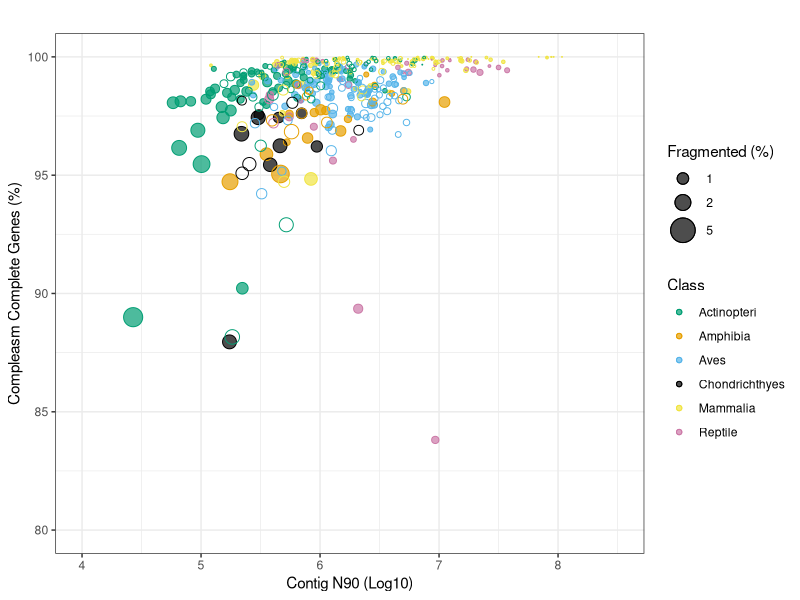
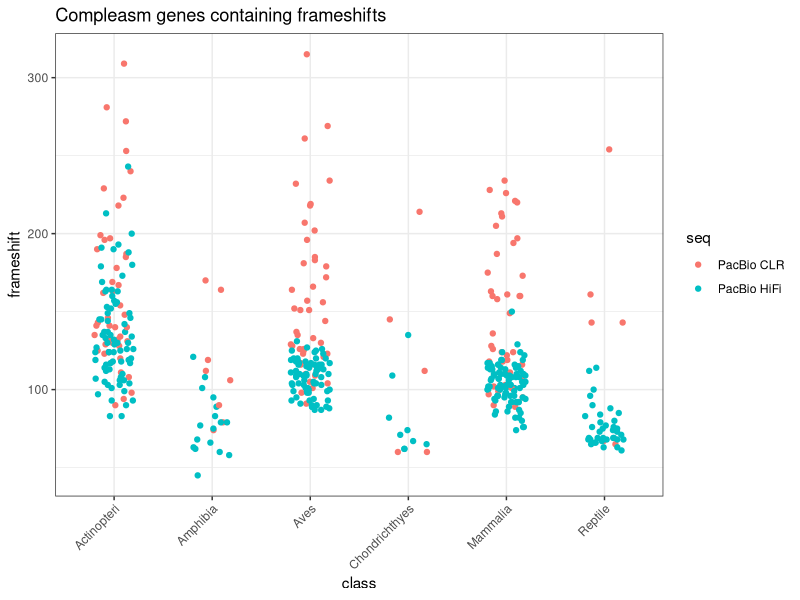
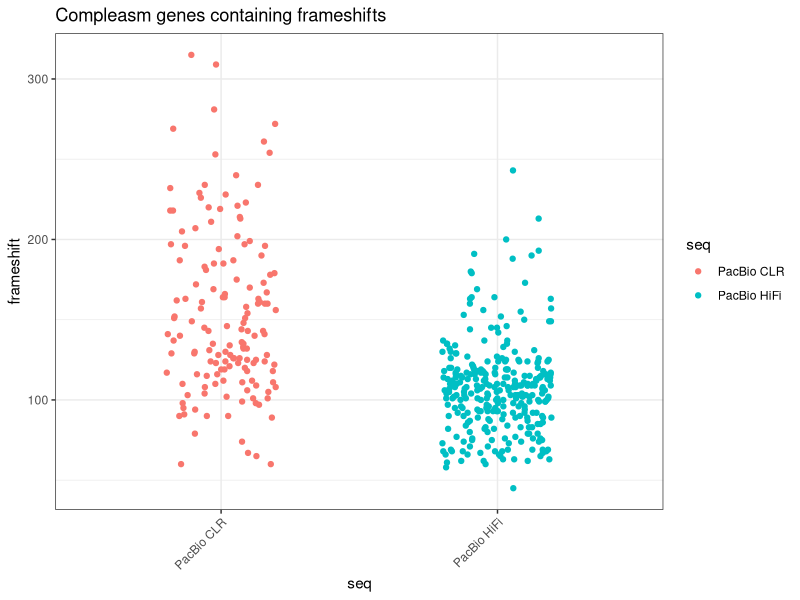
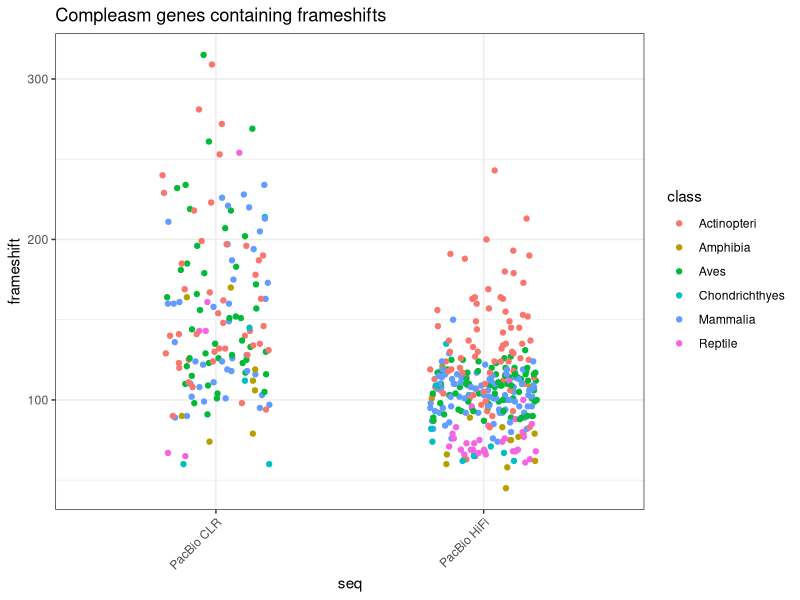
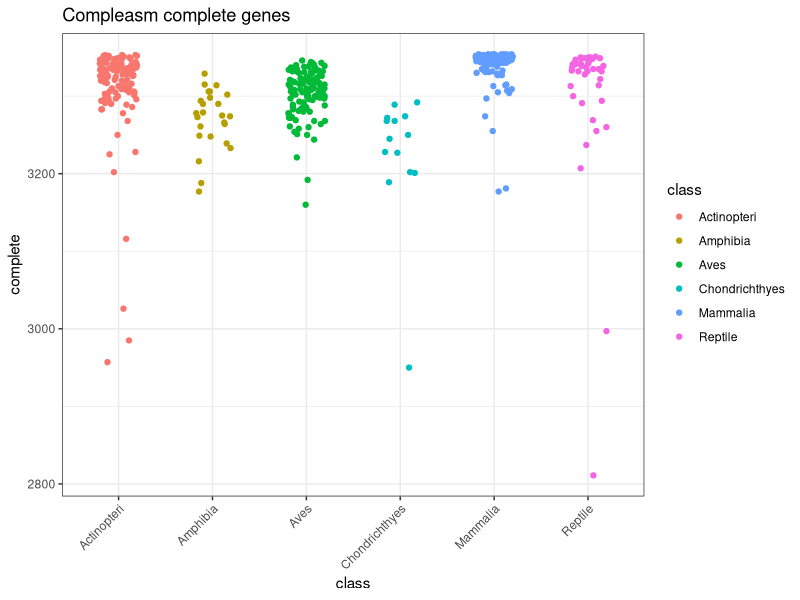
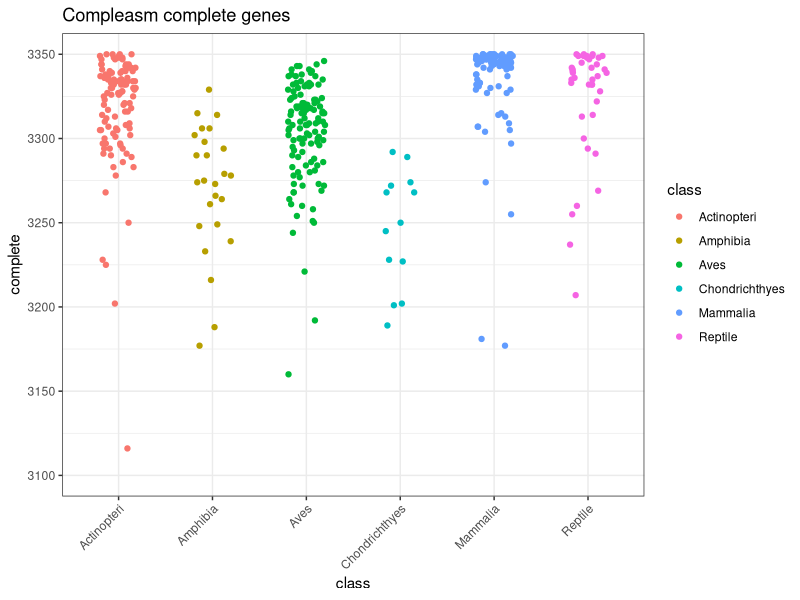
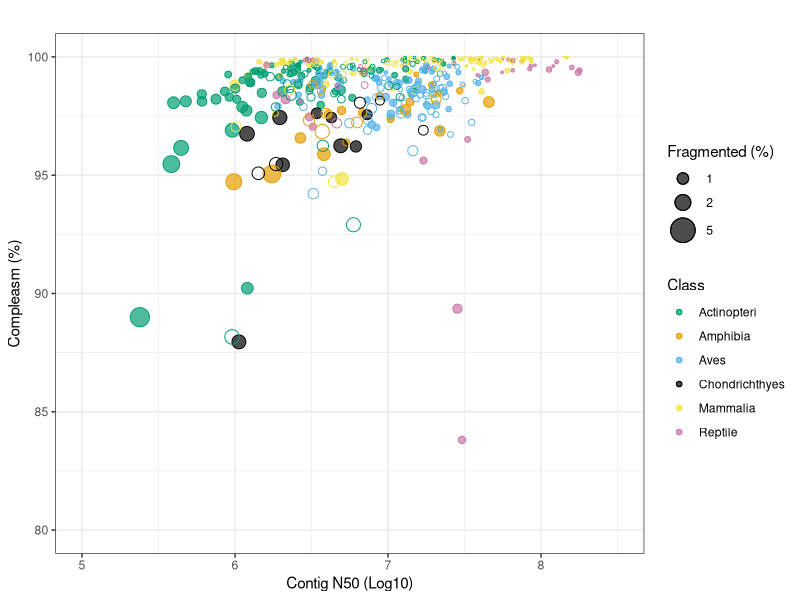

The R source for these figures, in order: (Note: this script raises an error after producing the figures.)
library('ggplot2')
library(dplyr)
library(scales)
library(tidyr)
library(RColorBrewer)

vgp_stats<-read.table(file = 'vgp_compleasmStats.txt',sep = '\t',header = T)
vgp_cnStats<-read.table(file = 'vgp_asmStats.txt',sep='\t',header=T)
vgp_cnStatsFiltered<-vgp_cnStats[,c(1,4,5,6,7,8,9,10)]
vgp_merge<-merge(vgp_stats,vgp_cnStatsFiltered,by="Accession",all.x=TRUE)
# Create the dataframe with proper column assignment
vgp_df <- data.frame(
  seq = vgp_merge$Sequencing_type,
  fragmented = vgp_merge$Fragmented_compleasm,
  frameshift = vgp_merge$Frameshift_compleasm,
  missing = vgp_merge$Missing_compleasm,
  complete = vgp_merge$Complete_compleasm,
  date = vgp_merge$Submission_Date,
  class = vgp_merge$Class,
  superclass = vgp_merge$Super_class,
  superorder = vgp_merge$Super_order,
  infraclass = vgp_merge$Infra_class,
  order = vgp_merge$Order,
  dup = vgp_merge$Duplicated_compleasm,
  single = vgp_merge$Single_compleasm,
  proj = 'vgp',
  cn50 =vgp_merge$Contig_N50,
  cn90 =vgp_merge$Contig_N90,
  s50 =vgp_merge$Scaffold_N50,
  s90 =vgp_merge$Scaffold_N90,
  asm_size=vgp_merge$Assembly_Size
)

dnazoo_stats<-read.table(file = 'dnazoo_compleasmStats.txt',sep = '\t',header = T)
dnazoo_cnStats<-read.table(file = 'dnazoo_asmStats.txt',sep='\t',header=T)
dnazoo_cnStatsFiltered<-dnazoo_cnStats[,c(1,4,5,6,7,8,9,10)]
dnazoo_merge<-merge(dnazoo_stats,dnazoo_cnStatsFiltered,by="Accession",all.x=TRUE)
# Create the dataframe with proper column assignment
dnazoo_df <- data.frame(
  seq = dnazoo_merge$Sequencing_type,
  fragmented = dnazoo_merge$Fragmented_compleasm,
  frameshift = dnazoo_merge$Frameshift_compleasm,
  missing = dnazoo_merge$Missing_compleasm,
  complete = dnazoo_merge$Complete_compleasm,
  date = dnazoo_merge$Submission_Date,
  class = dnazoo_merge$Class,
  superclass = dnazoo_merge$Super_class,
  superorder = dnazoo_merge$Super_order,
  infraclass = dnazoo_merge$Infra_class,
  order = dnazoo_merge$Order,
  dup = dnazoo_merge$Duplicated_compleasm,
  single = dnazoo_merge$Single_compleasm,
  proj = 'dnazoo',
  cn50 =dnazoo_merge$Contig_N50,
  asm_size=dnazoo_merge$Assembly_Size
)

zoonomia_stats<-read.table(file = 'zoonomia_compleasmStats.txt',sep = '\t',header = T)
zoonomia_cnStats<-read.table(file = 'zoonomia_asmStats.txt',sep='\t',header=T)
zoonomia_cnStatsFiltered<-zoonomia_cnStats[,c(1,4,5,6,7,8,9,10)]
zoonomia_merge<-merge(zoonomia_stats,zoonomia_cnStatsFiltered,by="Accession",all.x=TRUE)
# Create the dataframe with proper column assignment
zoonomia_df <- data.frame(
  seq = zoonomia_merge$Sequencing_type,
  fragmented = zoonomia_merge$Fragmented_compleasm,
  frameshift = zoonomia_merge$Frameshift_compleasm,
  missing = zoonomia_merge$Missing_compleasm,
  complete = zoonomia_merge$Complete_compleasm,
  date = zoonomia_merge$Submission_Date,
  class = zoonomia_merge$Class,
  superclass = zoonomia_merge$Super_class,
  superorder = zoonomia_merge$Super_order,
  infraclass = zoonomia_merge$Infra_class,
  order = zoonomia_merge$Order,
  dup = zoonomia_merge$Duplicated_compleasm,
  single = zoonomia_merge$Single_compleasm,
  proj = 'zoonomia',
  cn50 =zoonomia_merge$Contig_N50,
  asm_size=zoonomia_merge$Assembly_Size
)
# Define the target classes and filter the dataframe
target_classes <- c("Actinopteri", "Amphibia", "Aves", "Chondrichthyes",
                    "Lepidosauria", "Mammalia", "Testudinata","Crocodylia",
                    "Coelacanth","Lungfish","Cladistiaa")
filtered_df <- vgp_df[vgp_df$class %in% target_classes, ]
filtered_df$class[filtered_df$class %in% c('Lepidosauria','Testudinata','Crocodylia')]='Reptile'
filtered_df$seq[filtered_df$seq=='PacBio RSII']="PacBio CLR"
filtered_df$seq[filtered_df$seq=='T2T']="PacBio HiFi"
#mammalia_df <- vgp_df[vgp_df$class=="Mammalia",]
#aves_df <- vgp_df[vgp_df$class=="Aves",]
#fish_df<-vgp_df[vgp_df$class %in% c("Actinopteri","Chondrichthyes","Coelacanth","Lungfish","Cladistia"),]
#colors <- brewer.pal(8, "Set2")
# Plot the vgp dataframe

p<-ggplot(data = filtered_df, aes(x = log10(cn50), y = 100*(complete/3354), 
                               color = class, shape = seq,size=100*(fragmented/3354))) +
  geom_point(data = subset(filtered_df, seq %in% c('PacBio HiFi')),
             alpha=0.7,shape=16) +  # Filled points
  geom_point(data = subset(filtered_df, seq %in% c('PacBio HiFi')),
             alpha=1,stroke=0.5,fill=NA,shape=21) +
  geom_point(data = subset(filtered_df, seq %in% c('PacBio CLR')),
             alpha=1,shape=1) +
  #geom_point(shape = 1, color='gray',stroke = 0.5) +  # Circle outlines with adjustable size and stroke
  scale_color_manual(values = c("#009E73", "#E69F00", "#56B4E9", 
                                "#000000", "#F0E442", "#CC79A7")) +
  labs(color = "Class",  # Custom legend heading for 'color'
       shape = "Sequence Technology",  # Custom legend heading for 'shape'
       size = "Fragmented (%)") +  # Custom legend heading for 'size'
  theme_bw() +ylim(80,100)+xlim(5,8.5)+
  scale_size_continuous(range = c(0, 8), 
                        limits = c(0, 5),  # Map the size scale to a fixed max of 50
                        breaks = c(1, 2, 5), 
                        labels = c("1", "2", "5")) +
  ggtitle('') +
  ylab('Compleasm (%)') +
  xlab('Contig N50 (Log10)')

ggsave(filename = 'vgp_compleasm20241206.svg',plot = p,device = 'svg')

ggplot(data = filtered_df, aes(x = log10(cn90), y = 100*(complete/3354), 
                               color = class, shape = seq,size=100*(fragmented/3354))) +
  geom_point(data = subset(filtered_df, seq %in% c('PacBio HiFi')),
             alpha=0.7,shape=16) +  # Filled points
  geom_point(data = subset(filtered_df, seq %in% c('PacBio HiFi')),
             alpha=1,stroke=0.5,fill=NA,shape=21) +
  geom_point(data = subset(filtered_df, seq %in% c('PacBio CLR')),
             alpha=1,shape=1) +
  #geom_point(shape = 1, color='gray',stroke = 0.5) +  # Circle outlines with adjustable size and stroke
  scale_color_manual(values = c("#009E73", "#E69F00", "#56B4E9", 
                                "#000000", "#F0E442", "#CC79A7")) +
  labs(color = "Class",  # Custom legend heading for 'color'
       shape = "Sequence Technology",  # Custom legend heading for 'shape'
       size = "Fragmented (%)") +  # Custom legend heading for 'size'
  theme_bw() +ylim(80,100)+xlim(4,8.5)+
  scale_size_continuous(range = c(0, 8), 
                        limits = c(0, 5),  # Map the size scale to a fixed max of 50
                        breaks = c(1, 2, 5), 
                        labels = c("1", "2", "5")) +
  ggtitle('') +
  ylab('Compleasm Complete Genes (%)') +
  xlab('Contig N90 (Log10)')

ggplot(data = filtered_df, aes(x = class, y = frameshift, color = seq)) +
  geom_jitter(width = 0.2, height = 0) +
  theme_bw() +
  scale_fill_manual(values = colors) +
  ggtitle('Compleasm genes containing frameshifts') +
  theme(axis.text.x = element_text(angle = 45, hjust = 1))
ggplot(data = filtered_df, aes(x = seq, y = frameshift, color = seq)) +
  geom_jitter(width = 0.2, height = 0) +
  theme_bw() +
  ggtitle('Compleasm genes containing frameshifts') +
  theme(axis.text.x = element_text(angle = 45, hjust = 1))
ggplot(data = filtered_df, aes(x = seq, y = frameshift, color = class)) +
  geom_jitter(width = 0.2, height = 0) +
  theme_bw() +
  ggtitle('Compleasm genes containing frameshifts') +
  theme(axis.text.x = element_text(angle = 45, hjust = 1))

# Plot the complete BUSCOs
ggplot(data = filtered_df, aes(x = class, y = complete, color = class)) +
  geom_jitter(width = 0.2, height = 0) +
  theme_bw() +
  ggtitle('Compleasm complete genes') +
  theme(axis.text.x = element_text(angle = 45, hjust = 1))
# Plot the complete BUSCOs
ggplot(data = filtered_df, aes(x = class, y = complete, color = class)) +
  geom_jitter(width = 0.2, height = 0) +
  theme_bw() +ylim(3100,3350)+
  ggtitle('Compleasm complete genes') +
  theme(axis.text.x = element_text(angle = 45, hjust = 1))

# Plot the complete BUSCOs for mammals
ggplot(data = mammalia_df, aes(x = order, y = complete, color = seq)) +
  geom_jitter(width = 0.2, height = 0) +
  theme_bw() +
  ggtitle('Compleasm complete genes') +
  theme(axis.text.x = element_text(angle = 45, hjust = 1))
ggplot(data = mammalia_df, aes(x = order, y = frameshift, color = seq)) +
  geom_jitter(width = 0.2, height = 0) +
  theme_bw() +
  ggtitle('Compleasm genes with frameshifts') +
  theme(axis.text.x = element_text(angle = 45, hjust = 1))

# Plot the complete BUSCOs for birds
ggplot(data = aves_df, aes(x = order, y = complete, color = seq)) +
  geom_jitter(width = 0.2, height = 0) +
  theme_bw() +
  ggtitle('Compleasm complete genes') +
  theme(axis.text.x = element_text(angle = 45, hjust = 1))
ggplot(data = aves_df, aes(x = order, y = frameshift, color = seq)) +
  geom_jitter(width = 0.2, height = 0) +
  theme_bw() +
  ggtitle('Compleasm genes with frameshifts') +
  theme(axis.text.x = element_text(angle = 45, hjust = 1))

# Plot the complete BUSCOs for fish
ggplot(data = fish_df, aes(x = order, y = complete, color = seq)) +
  geom_jitter(width = 0.2, height = 0) +
  theme_bw() +
  ggtitle('Compleasm complete genes') +
  theme(axis.text.x = element_text(angle = 45, hjust = 1))
ggplot(data = fish_df, aes(x = order, y = frameshift, color = seq)) +
  geom_jitter(width = 0.2, height = 0) +
  theme_bw() +
  ggtitle('Compleasm genes with frameshifts') +
  theme(axis.text.x = element_text(angle = 45, hjust = 1))

##############################################################################

ggplot(data = dnazoo_df, aes(x = order, y = frameshift, color = order)) +
  geom_jitter(width = 0.2, height = 0) +
  theme_bw() +
  ggtitle('Compleasm genes containing frameshifts') +
  theme(axis.text.x = element_text(angle = 45, hjust = 1))

ggplot(data = zoonomia_df, aes(x = order, y = frameshift, color = order)) +
  geom_jitter(width = 0.2, height = 0) +
  theme_bw() +
  ggtitle('Compleasm genes containing frameshifts') +
  theme(axis.text.x = element_text(angle = 45, hjust = 1))

comb_df<-rbind(mammalia_df,dnazoo_df,zoonomia_df)
ggplot(data = comb_df, aes(x = order, y = frameshift, color = proj)) +
  geom_jitter(width = 0.3, height = 0) +
  theme_bw() +ylim(50,300)+
  ggtitle('Compleasm genes containing frameshifts') +
  theme(axis.text.x = element_text(angle = 45, hjust = 1))
ggplot(data = comb_df, aes(x = order, y = complete, color = proj)) +
  geom_jitter(width = 0.3, height = 0) +
  theme_bw() +ylim(2500,3350)+
  ggtitle('Compleasm complete genes') +
  theme(axis.text.x = element_text(angle = 45, hjust = 1))
ggplot(data = comb_df, aes(x = order, y = missing, color = proj)) +
  geom_jitter(width = 0.2, height = 0) +
  theme_bw() +ylim(0,300)+
  ggtitle('Compleasm missing genes') +
  theme(axis.text.x = element_text(angle = 45, hjust = 1))
ggplot(data = comb_df, aes(x = order, y = fragmented, color = proj)) +
  geom_jitter(width = 0.2, height = 0) +
  theme_bw() +ylim(0,1000)+
  ggtitle('Compleasm fragmented genes') +
  theme(axis.text.x = element_text(angle = 45, hjust = 1))

ggplot(data=comb_df,aes(x=log10(cn50),y=complete,color=proj,size=fragmented))+
  geom_point()+theme_bw()+xlab('Contig N50 (log10)')+ylab('Compleasm Complete')
